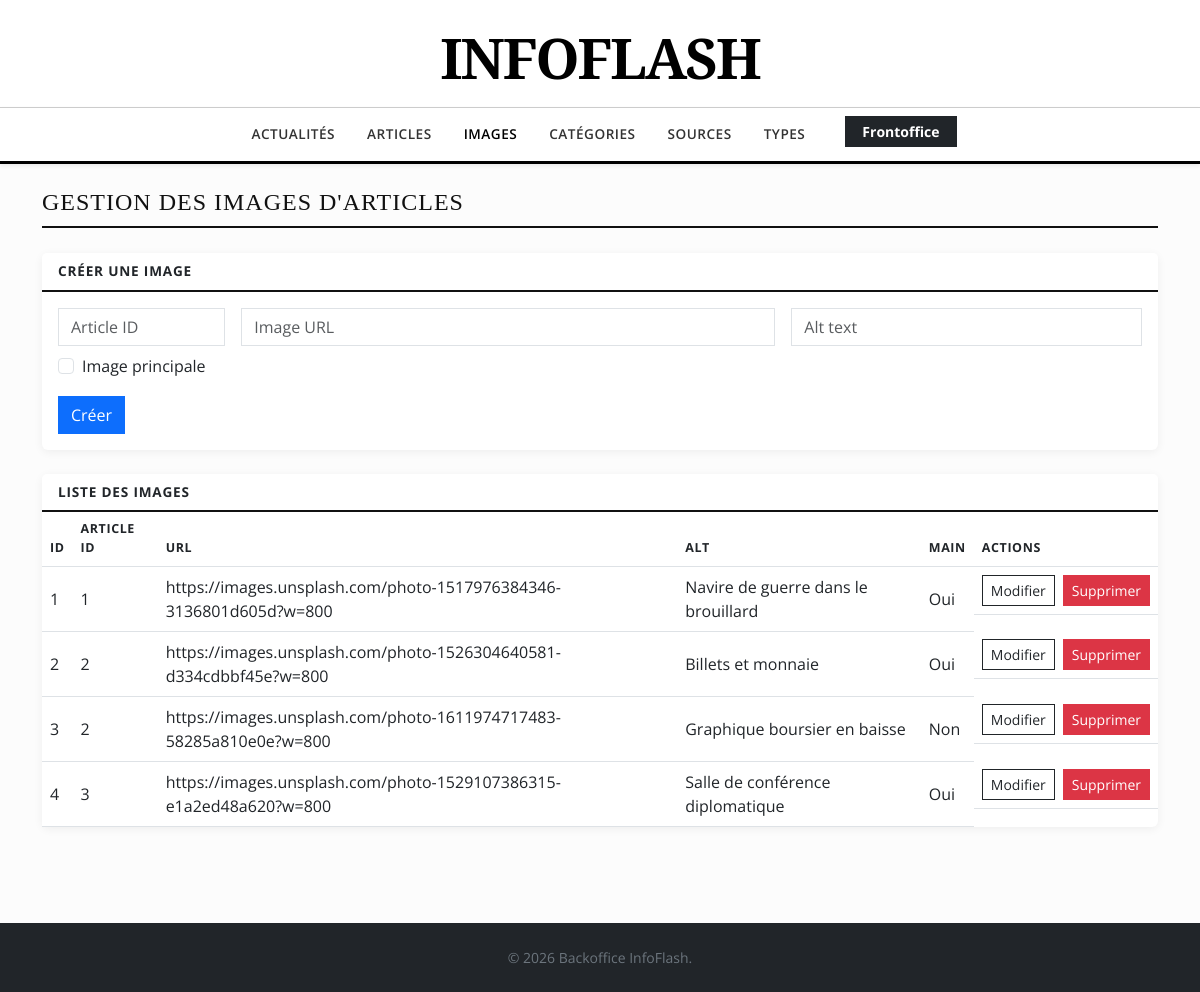
The page /backoffice/pages/ArticleImage.php on the database as committed earlier.
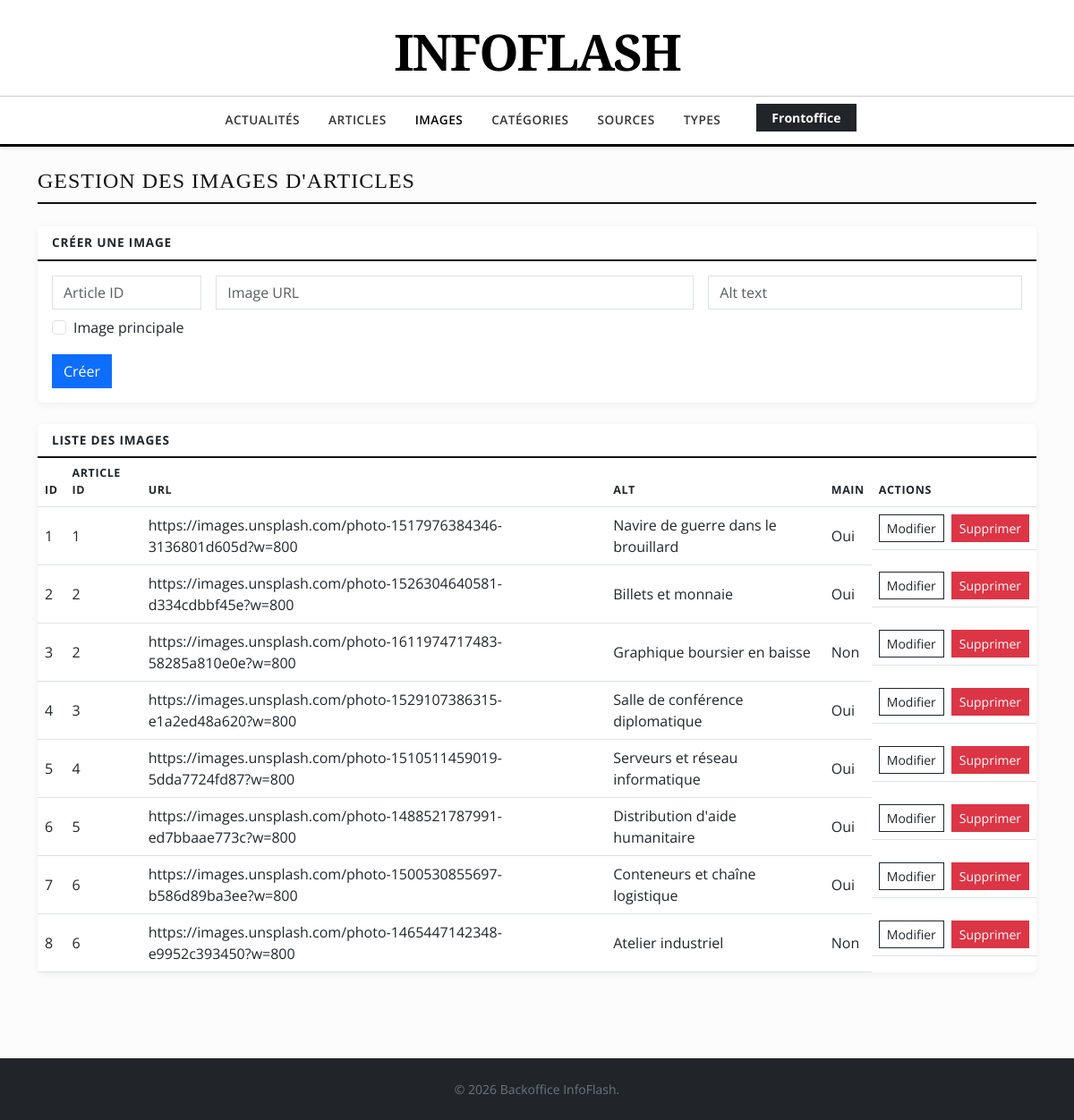
The same page on the database as committed later.
### tables this page shows
CREATE TABLE article_image (
    id INT PRIMARY KEY AUTO_INCREMENT,
    article_id INT,
    image_url VARCHAR(255) NOT NULL,
    alt_text VARCHAR(255),  
    is_main BOOLEAN DEFAULT FALSE,  
    FOREIGN KEY (article_id) REFERENCES article(id) ON DELETE CASCADE
);

### backoffice/controllers/ArticleImage.php (called while the page is built, shortened)
<?php
include_once __DIR__ . '/../models/ArticleImage.php';
$error = $_GET['err'] ?? '';
$editItem = null;
try {
	$conn = getConnection();
	$stmt = $conn->prepare("SELECT * FROM article_image");
	$stmt->execute();
	$items = $stmt->get_result()->fetch_all(MYSQLI_ASSOC);
} catch (Throwable $exception) {
	if (empty($error)) {
		$error = $exception->getMessage();
	}
}

### backoffice/pages/ArticleImage.php (the view, shortened to what this page needs)
<?php
include_once '../controllers/ArticleImage.php';
function e($value) {
	return htmlspecialchars((string) $value, ENT_QUOTES, 'UTF-8');
}
$isEdit = $editItem !== null;
?>
<!DOCTYPE html>
<html lang="fr">
<head>
	<link href="https://cdn.jsdelivr.net/npm/bootstrap@5.3.0/dist/css/bootstrap.min.css" rel="stylesheet">
</head>
<body>
<header class="bg-white pt-4 pb-3">
	<div class="container text-center"><a href="index" class="text-decoration-none"><h1 class="logo-text mb-0">INFOFLASH</h1></a></div>
</header>
<nav class="navbar navbar-expand-lg navbar-light journal-header mb-4 sticky-top shadow-sm">
	<div class="container">
		<div class="collapse navbar-collapse justify-content-center" id="navbarNav">
			<ul class="navbar-nav gap-3">
				<li class="nav-item"><a class="nav-link" href="index">Actualités</a></li>
				<li class="nav-item"><a class="nav-link" href="article">Articles</a></li>
				<li class="nav-item"><a class="nav-link active" href="article-image">Images</a></li>
				<li class="nav-item"><a class="nav-link" href="category-article">Catégories</a></li>
				<li class="nav-item"><a class="nav-link" href="source">Sources</a></li>
				<li class="nav-item"><a class="nav-link" href="type-source">Types</a></li>
				<li class="nav-item ms-lg-3"><a href="../../frontoffice/" class="btn btn-sm btn-dark fw-bold px-3">Frontoffice</a></li>
			</ul>
		</div>
	</div>
</nav>
<main class="container pb-5">
	<h2 class="section-title h4">Gestion des images d'articles</h2>
	<div class="card panel mb-4">
		<div class="card-header"><?php echo $isEdit ? 'Modifier' : 'Créer'; ?> une image</div>
		<div class="card-body">
			<form method="post">
				<div class="row g-3">
					<div class="col-md-2"><input class="form-control" type="number" name="article_id" placeholder="Article ID" required value="<?php echo e($editItem['article_id'] ?? ''); ?>"></div>
					<div class="col-md-6"><input class="form-control" name="image_url" placeholder="Image URL" required value="<?php echo e($editItem['image_url'] ?? ''); ?>"></div>
					<div class="col-md-4"><input class="form-control" name="alt_text" placeholder="Alt text" value="<?php echo e($editItem['alt_text'] ?? ''); ?>"></div>
					<div class="col-md-12 form-check mt-2 ms-2">
						<input class="form-check-input" type="checkbox" id="is_main" name="is_main" <?php echo !empty($editItem['is_main']) ? 'checked' : ''; ?>>
						<label class="form-check-label" for="is_main">Image principale</label>
					</div>
				</div>
				<div class="mt-3 d-flex gap-2">
					<button class="btn btn-primary" type="submit"><?php echo $isEdit ? 'Mettre à jour' : 'Créer'; ?></button>
				</div>
			</form>
		</div>
	</div>
	<div class="card panel">
		<div class="card-header">Liste des images</div>
		<div class="table-responsive">
			<table class="table table-hover align-middle mb-0">
				<thead><tr><th>ID</th><th>Article ID</th><th>URL</th><th>Alt</th><th>Main</th><th>Actions</th></tr></thead>
				<tbody>
				<?php foreach ($items as $item): ?>
					<tr>
						<td><?php echo e($item['id']); ?></td>
						<td><?php echo e($item['article_id']); ?></td>
						<td><?php echo e($item['image_url']); ?></td>
						<td><?php echo e($item['alt_text']); ?></td>
						<td><?php echo !empty($item['is_main']) ? 'Oui' : 'Non'; ?></td>
						<td class="d-flex gap-2">
							<a class="btn btn-sm btn-outline-dark" href="?edit=<?php echo e($item['id']); ?>">Modifier</a>
							<form method="post" onsubmit="return confirm('Supprimer cette image ?');">
								<button class="btn btn-sm btn-danger" type="submit">Supprimer</button>
							</form>
						</td>
					</tr>
				<?php endforeach; ?>
				</tbody>
			</table>
		</div>
	</div>
</main>
<footer class="bg-dark text-white py-4 mt-5"><div class="container text-center"><p class="mb-0 small text-secondary">&copy; <?php echo date("Y"); ?> Backoffice InfoFlash.</p></div></footer>
</body>
</html>

### backoffice/pages/ArticleImage.php (style rules this page uses)
body { font-family: 'Open Sans', sans-serif; background-color: #fcfcfc; color: #111; }
h1, h2, h3, h4, h5, .logo-text { font-family: 'Merriweather', serif; font-weight: 700; color: #000; }
.logo-text { font-size: 3.5rem; letter-spacing: -2px; }
.journal-header { border-top: 1px solid #ccc; border-bottom: 3px solid #000; background: #fff; }
.nav-link { color: #333; font-weight: 600; text-transform: uppercase; font-size: 0.85rem; letter-spacing: 0.5px; }
.nav-link:hover, .nav-link.active { color: #b71c1c; }
.section-title { border-bottom: 2px solid #111; padding-bottom: 10px; margin-bottom: 25px; text-transform: uppercase; letter-spacing: 1px; }
.panel { border: 0; box-shadow: 0 2px 10px rgba(0,0,0,0.06); }
.panel .card-header { background: #fff; border-bottom: 2px solid #111; font-weight: 700; text-transform: uppercase; font-size: 0.85rem; letter-spacing: 0.8px; }
.table thead th { text-transform: uppercase; font-size: 0.78rem; letter-spacing: 0.6px; }
.form-control, .form-select { border-radius: 0; }
.btn { border-radius: 0; }

Rows that differ between the two databases and show on the page:
added article_image: id "5", article "4", image_url "https://images.unsplash.com/photo-1510511459019-5dda7724fd87?w=800", alt_text "Serveurs et réseau informatique", is_main "Oui"
added article_image: id "6", article "5", image_url "https://images.unsplash.com/photo-1488521787991-ed7bbaae773c?w=800", alt_text "Distribution d'aide humanitaire", is_main "Oui"
added article_image: id "7", article "6", image_url "https://images.unsplash.com/photo-1500530855697-b586d89ba3ee?w=800", alt_text "Conteneurs et chaîne logistique", is_main "Oui"
added article_image: id "8", article "6", image_url "https://images.unsplash.com/photo-1465447142348-e9952c393450?w=800", alt_text "Atelier industriel", is_main "Non"
